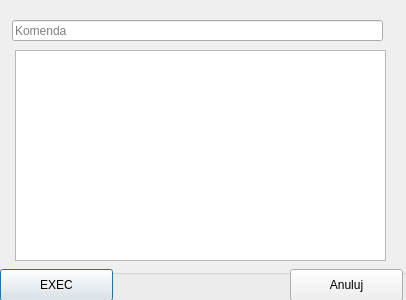
<?xml version="1.0" encoding="UTF-8"?>
<ui version="4.0">
 <class>manualModeWindow</class>
 <widget class="QDialog" name="manualModeWindow">
  <property name="geometry">
   <rect>
    <x>0</x>
    <y>0</y>
    <width>406</width>
    <height>300</height>
   </rect>
  </property>
  <property name="windowTitle">
   <string>Tryb ręczny</string>
  </property>
  <widget class="QLineEdit" name="lineEditCommand">
   <property name="geometry">
    <rect>
     <x>12</x>
     <y>20</y>
     <width>371</width>
     <height>21</height>
    </rect>
   </property>
   <property name="text">
    <string/>
   </property>
   <property name="placeholderText">
    <string>Komenda</string>
   </property>
  </widget>
  <widget class="QTextBrowser" name="textBrowser">
   <property name="geometry">
    <rect>
     <x>15</x>
     <y>50</y>
     <width>371</width>
     <height>211</height>
    </rect>
   </property>
  </widget>
  <widget class="QGroupBox" name="groupBox">
   <property name="geometry">
    <rect>
     <x>-20</x>
     <y>269</y>
     <width>451</width>
     <height>41</height>
    </rect>
   </property>
   <property name="title">
    <string/>
   </property>
   <widget class="QPushButton" name="pushButtonConfirm">
    <property name="geometry">
     <rect>
      <x>20</x>
      <y>0</y>
      <width>113</width>
      <height>32</height>
     </rect>
    </property>
    <property name="text">
     <string>EXEC</string>
    </property>
    <property name="default">
     <bool>true</bool>
    </property>
   </widget>
   <widget class="QPushButton" name="pushButtonExit">
    <property name="geometry">
     <rect>
      <x>310</x>
      <y>0</y>
      <width>113</width>
      <height>32</height>
     </rect>
    </property>
    <property name="text">
     <string>Anuluj</string>
    </property>
   </widget>
  </widget>
 </widget>
 <resources/>
 <connections/>
</ui>
